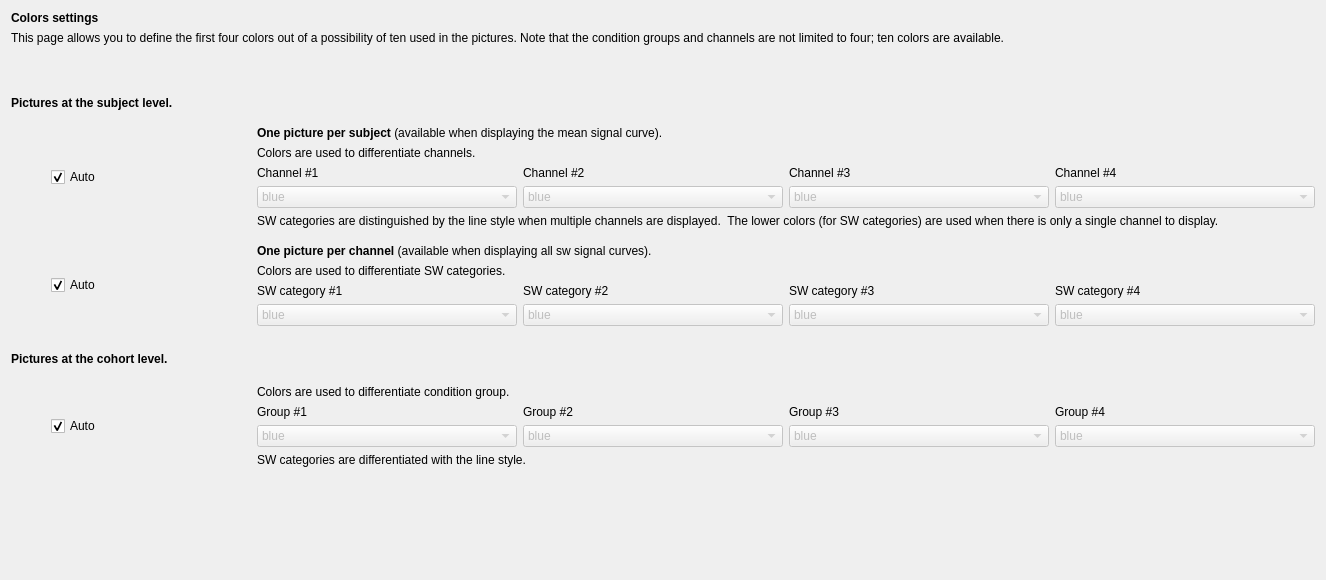
<?xml version="1.0" encoding="UTF-8"?>
<ui version="4.0">
 <class>DisplaySettings</class>
 <widget class="QWidget" name="DisplaySettings">
  <property name="geometry">
   <rect>
    <x>0</x>
    <y>0</y>
    <width>1326</width>
    <height>580</height>
   </rect>
  </property>
  <property name="windowTitle">
   <string/>
  </property>
  <property name="styleSheet">
   <string notr="true">font: 12pt &quot;Roboto&quot;;</string>
  </property>
  <layout class="QVBoxLayout" name="verticalLayout_7">
   <item>
    <widget class="QLabel" name="label_16">
     <property name="text">
      <string>&lt;html&gt;&lt;head/&gt;&lt;body&gt;&lt;p&gt;&lt;span style=&quot; font-weight:600;&quot;&gt;Colors settings&lt;/span&gt;&lt;/p&gt;&lt;/body&gt;&lt;/html&gt;</string>
     </property>
    </widget>
   </item>
   <item>
    <widget class="QLabel" name="label_23">
     <property name="text">
      <string>This page allows you to define the first four colors out of a possibility of ten used in the pictures. Note that the condition groups and channels are not limited to four; ten colors are available.</string>
     </property>
    </widget>
   </item>
   <item>
    <spacer name="verticalSpacer_6">
     <property name="orientation">
      <enum>Qt::Vertical</enum>
     </property>
     <property name="sizeHint" stdset="0">
      <size>
       <width>20</width>
       <height>40</height>
      </size>
     </property>
    </spacer>
   </item>
   <item>
    <spacer name="verticalSpacer_7">
     <property name="orientation">
      <enum>Qt::Vertical</enum>
     </property>
     <property name="sizeType">
      <enum>QSizePolicy::Fixed</enum>
     </property>
     <property name="sizeHint" stdset="0">
      <size>
       <width>20</width>
       <height>20</height>
      </size>
     </property>
    </spacer>
   </item>
   <item>
    <widget class="QLabel" name="label">
     <property name="text">
      <string>&lt;html&gt;&lt;head/&gt;&lt;body&gt;&lt;p&gt;&lt;span style=&quot; font-weight:600;&quot;&gt;Pictures at the subject level.&lt;/span&gt;&lt;/p&gt;&lt;/body&gt;&lt;/html&gt;</string>
     </property>
    </widget>
   </item>
   <item>
    <spacer name="verticalSpacer_2">
     <property name="orientation">
      <enum>Qt::Vertical</enum>
     </property>
     <property name="sizeType">
      <enum>QSizePolicy::Fixed</enum>
     </property>
     <property name="sizeHint" stdset="0">
      <size>
       <width>20</width>
       <height>10</height>
      </size>
     </property>
    </spacer>
   </item>
   <item>
    <layout class="QHBoxLayout" name="horizontalLayout_2">
     <item>
      <spacer name="horizontalSpacer_2">
       <property name="orientation">
        <enum>Qt::Horizontal</enum>
       </property>
       <property name="sizeType">
        <enum>QSizePolicy::Fixed</enum>
       </property>
       <property name="sizeHint" stdset="0">
        <size>
         <width>40</width>
         <height>20</height>
        </size>
       </property>
      </spacer>
     </item>
     <item>
      <widget class="QCheckBox" name="checkBox_subject_avg_auto">
       <property name="maximumSize">
        <size>
         <width>200</width>
         <height>16777215</height>
        </size>
       </property>
       <property name="text">
        <string>Auto</string>
       </property>
       <property name="checked">
        <bool>true</bool>
       </property>
      </widget>
     </item>
     <item>
      <layout class="QVBoxLayout" name="verticalLayout_3">
       <item>
        <layout class="QVBoxLayout" name="verticalLayout_4">
         <item>
          <widget class="QLabel" name="label_8">
           <property name="text">
            <string>&lt;html&gt;&lt;head/&gt;&lt;body&gt;&lt;p&gt;&lt;span style=&quot; font-weight:600;&quot;&gt;One picture per subject&lt;/span&gt; (available when displaying the mean signal curve).&lt;/p&gt;&lt;/body&gt;&lt;/html&gt;</string>
           </property>
          </widget>
         </item>
         <item>
          <widget class="QLabel" name="label_9">
           <property name="text">
            <string>Colors are used to differentiate channels.</string>
           </property>
          </widget>
         </item>
        </layout>
       </item>
       <item>
        <layout class="QGridLayout" name="gridLayout_2">
         <item row="0" column="0">
          <widget class="QLabel" name="label_10">
           <property name="text">
            <string>Channel #1</string>
           </property>
          </widget>
         </item>
         <item row="1" column="0">
          <widget class="QComboBox" name="comboBox_subject_avg_chan1">
           <property name="enabled">
            <bool>false</bool>
           </property>
           <item>
            <property name="text">
             <string>blue</string>
            </property>
           </item>
           <item>
            <property name="text">
             <string>red</string>
            </property>
           </item>
           <item>
            <property name="text">
             <string>green</string>
            </property>
           </item>
           <item>
            <property name="text">
             <string>orange</string>
            </property>
           </item>
           <item>
            <property name="text">
             <string>purple</string>
            </property>
           </item>
           <item>
            <property name="text">
             <string>brown</string>
            </property>
           </item>
           <item>
            <property name="text">
             <string>pink</string>
            </property>
           </item>
           <item>
            <property name="text">
             <string>gray</string>
            </property>
           </item>
           <item>
            <property name="text">
             <string>olive</string>
            </property>
           </item>
           <item>
            <property name="text">
             <string>cyan</string>
            </property>
           </item>
          </widget>
         </item>
         <item row="1" column="3">
          <widget class="QComboBox" name="comboBox_subject_avg_chan4">
           <property name="enabled">
            <bool>false</bool>
           </property>
           <property name="currentText">
            <string>orange</string>
           </property>
           <item>
            <property name="text">
             <string>blue</string>
            </property>
           </item>
           <item>
            <property name="text">
             <string>red</string>
            </property>
           </item>
           <item>
            <property name="text">
             <string>green</string>
            </property>
           </item>
           <item>
            <property name="text">
             <string>orange</string>
            </property>
           </item>
           <item>
            <property name="text">
             <string>purple</string>
            </property>
           </item>
           <item>
            <property name="text">
             <string>brown</string>
            </property>
           </item>
           <item>
            <property name="text">
             <string>pink</string>
            </property>
           </item>
           <item>
            <property name="text">
             <string>gray</string>
            </property>
           </item>
           <item>
            <property name="text">
             <string>olive</string>
            </property>
           </item>
           <item>
            <property name="text">
             <string>cyan</string>
            </property>
           </item>
          </widget>
         </item>
         <item row="0" column="2">
          <widget class="QLabel" name="label_12">
           <property name="text">
            <string>Channel #3</string>
           </property>
          </widget>
         </item>
         <item row="0" column="3">
          <widget class="QLabel" name="label_13">
           <property name="text">
            <string>Channel #4</string>
           </property>
          </widget>
         </item>
         <item row="0" column="1">
          <widget class="QLabel" name="label_11">
           <property name="text">
            <string>Channel #2</string>
           </property>
          </widget>
         </item>
         <item row="1" column="1">
          <widget class="QComboBox" name="comboBox_subject_avg_chan2">
           <property name="enabled">
            <bool>false</bool>
           </property>
           <property name="currentText">
            <string>red</string>
           </property>
           <item>
            <property name="text">
             <string>blue</string>
            </property>
           </item>
           <item>
            <property name="text">
             <string>red</string>
            </property>
           </item>
           <item>
            <property name="text">
             <string>green</string>
            </property>
           </item>
           <item>
            <property name="text">
             <string>orange</string>
            </property>
           </item>
           <item>
            <property name="text">
             <string>purple</string>
            </property>
           </item>
           <item>
            <property name="text">
             <string>brown</string>
            </property>
           </item>
           <item>
            <property name="text">
             <string>pink</string>
            </property>
           </item>
           <item>
            <property name="text">
             <string>gray</string>
            </property>
           </item>
           <item>
            <property name="text">
             <string>olive</string>
            </property>
           </item>
           <item>
            <property name="text">
             <string>cyan</string>
            </property>
           </item>
          </widget>
         </item>
         <item row="1" column="2">
          <widget class="QComboBox" name="comboBox_subject_avg_chan3">
           <property name="enabled">
            <bool>false</bool>
           </property>
           <property name="currentText">
            <string>green</string>
           </property>
           <item>
            <property name="text">
             <string>blue</string>
            </property>
           </item>
           <item>
            <property name="text">
             <string>red</string>
            </property>
           </item>
           <item>
            <property name="text">
             <string>green</string>
            </property>
           </item>
           <item>
            <property name="text">
             <string>orange</string>
            </property>
           </item>
           <item>
            <property name="text">
             <string>purple</string>
            </property>
           </item>
           <item>
            <property name="text">
             <string>brown</string>
            </property>
           </item>
           <item>
            <property name="text">
             <string>pink</string>
            </property>
           </item>
           <item>
            <property name="text">
             <string>gray</string>
            </property>
           </item>
           <item>
            <property name="text">
             <string>olive</string>
            </property>
           </item>
           <item>
            <property name="text">
             <string>cyan</string>
            </property>
           </item>
          </widget>
         </item>
        </layout>
       </item>
       <item>
        <widget class="QLabel" name="label_15">
         <property name="text">
          <string>SW categories are distinguished by the line style when multiple channels are displayed.  The lower colors (for SW categories) are used when there is only a single channel to display.</string>
         </property>
        </widget>
       </item>
      </layout>
     </item>
    </layout>
   </item>
   <item>
    <spacer name="verticalSpacer">
     <property name="orientation">
      <enum>Qt::Vertical</enum>
     </property>
     <property name="sizeType">
      <enum>QSizePolicy::Fixed</enum>
     </property>
     <property name="sizeHint" stdset="0">
      <size>
       <width>20</width>
       <height>10</height>
      </size>
     </property>
    </spacer>
   </item>
   <item>
    <layout class="QHBoxLayout" name="horizontalLayout">
     <item>
      <spacer name="horizontalSpacer">
       <property name="orientation">
        <enum>Qt::Horizontal</enum>
       </property>
       <property name="sizeType">
        <enum>QSizePolicy::Fixed</enum>
       </property>
       <property name="sizeHint" stdset="0">
        <size>
         <width>40</width>
         <height>20</height>
        </size>
       </property>
      </spacer>
     </item>
     <item>
      <widget class="QCheckBox" name="checkBox_subject_sel_auto">
       <property name="maximumSize">
        <size>
         <width>200</width>
         <height>16777215</height>
        </size>
       </property>
       <property name="text">
        <string>Auto</string>
       </property>
       <property name="checked">
        <bool>true</bool>
       </property>
      </widget>
     </item>
     <item>
      <layout class="QVBoxLayout" name="verticalLayout_2">
       <item>
        <layout class="QVBoxLayout" name="verticalLayout">
         <item>
          <widget class="QLabel" name="label_2">
           <property name="text">
            <string>&lt;html&gt;&lt;head/&gt;&lt;body&gt;&lt;p&gt;&lt;span style=&quot; font-weight:600;&quot;&gt;One picture per channel&lt;/span&gt; (available when displaying all sw signal curves).&lt;/p&gt;&lt;/body&gt;&lt;/html&gt;</string>
           </property>
          </widget>
         </item>
         <item>
          <widget class="QLabel" name="label_3">
           <property name="text">
            <string>Colors are used to differentiate SW categories.</string>
           </property>
          </widget>
         </item>
        </layout>
       </item>
       <item>
        <layout class="QGridLayout" name="gridLayout">
         <item row="0" column="0">
          <widget class="QLabel" name="label_4">
           <property name="text">
            <string>SW category #1</string>
           </property>
          </widget>
         </item>
         <item row="0" column="1">
          <widget class="QLabel" name="label_5">
           <property name="text">
            <string>SW category #2</string>
           </property>
          </widget>
         </item>
         <item row="0" column="2">
          <widget class="QLabel" name="label_6">
           <property name="text">
            <string>SW category #3</string>
           </property>
          </widget>
         </item>
         <item row="0" column="3">
          <widget class="QLabel" name="label_7">
           <property name="text">
            <string>SW category #4</string>
           </property>
          </widget>
         </item>
         <item row="1" column="0">
          <widget class="QComboBox" name="comboBox_subject_sel_cat1">
           <property name="enabled">
            <bool>false</bool>
           </property>
           <item>
            <property name="text">
             <string>blue</string>
            </property>
           </item>
           <item>
            <property name="text">
             <string>red</string>
            </property>
           </item>
           <item>
            <property name="text">
             <string>green</string>
            </property>
           </item>
           <item>
            <property name="text">
             <string>orange</string>
            </property>
           </item>
           <item>
            <property name="text">
             <string>purple</string>
            </property>
           </item>
           <item>
            <property name="text">
             <string>brown</string>
            </property>
           </item>
           <item>
            <property name="text">
             <string>pink</string>
            </property>
           </item>
           <item>
            <property name="text">
             <string>gray</string>
            </property>
           </item>
           <item>
            <property name="text">
             <string>olive</string>
            </property>
           </item>
           <item>
            <property name="text">
             <string>cyan</string>
            </property>
           </item>
          </widget>
         </item>
         <item row="1" column="1">
          <widget class="QComboBox" name="comboBox_subject_sel_cat2">
           <property name="enabled">
            <bool>false</bool>
           </property>
           <property name="currentText">
            <string>red</string>
           </property>
           <item>
            <property name="text">
             <string>blue</string>
            </property>
           </item>
           <item>
            <property name="text">
             <string>red</string>
            </property>
           </item>
           <item>
            <property name="text">
             <string>green</string>
            </property>
           </item>
           <item>
            <property name="text">
             <string>orange</string>
            </property>
           </item>
           <item>
            <property name="text">
             <string>purple</string>
            </property>
           </item>
           <item>
            <property name="text">
             <string>brown</string>
            </property>
           </item>
           <item>
            <property name="text">
             <string>pink</string>
            </property>
           </item>
           <item>
            <property name="text">
             <string>gray</string>
            </property>
           </item>
           <item>
            <property name="text">
             <string>olive</string>
            </property>
           </item>
           <item>
            <property name="text">
             <string>cyan</string>
            </property>
           </item>
          </widget>
         </item>
         <item row="1" column="2">
          <widget class="QComboBox" name="comboBox_subject_sel_cat3">
           <property name="enabled">
            <bool>false</bool>
           </property>
           <property name="currentText">
            <string>green</string>
           </property>
           <item>
            <property name="text">
             <string>blue</string>
            </property>
           </item>
           <item>
            <property name="text">
             <string>red</string>
            </property>
           </item>
           <item>
            <property name="text">
             <string>green</string>
            </property>
           </item>
           <item>
            <property name="text">
             <string>orange</string>
            </property>
           </item>
           <item>
            <property name="text">
             <string>purple</string>
            </property>
           </item>
           <item>
            <property name="text">
             <string>brown</string>
            </property>
           </item>
           <item>
            <property name="text">
             <string>pink</string>
            </property>
           </item>
           <item>
            <property name="text">
             <string>gray</string>
            </property>
           </item>
           <item>
            <property name="text">
             <string>olive</string>
            </property>
           </item>
           <item>
            <property name="text">
             <string>cyan</string>
            </property>
           </item>
          </widget>
         </item>
         <item row="1" column="3">
          <widget class="QComboBox" name="comboBox_subject_sel_cat4">
           <property name="enabled">
            <bool>false</bool>
           </property>
           <property name="currentText">
            <string>orange</string>
           </property>
           <item>
            <property name="text">
             <string>blue</string>
            </property>
           </item>
           <item>
            <property name="text">
             <string>red</string>
            </property>
           </item>
           <item>
            <property name="text">
             <string>green</string>
            </property>
           </item>
           <item>
            <property name="text">
             <string>orange</string>
            </property>
           </item>
           <item>
            <property name="text">
             <string>purple</string>
            </property>
           </item>
           <item>
            <property name="text">
             <string>brown</string>
            </property>
           </item>
           <item>
            <property name="text">
             <string>pink</string>
            </property>
           </item>
           <item>
            <property name="text">
             <string>gray</string>
            </property>
           </item>
           <item>
            <property name="text">
             <string>olive</string>
            </property>
           </item>
           <item>
            <property name="text">
             <string>cyan</string>
            </property>
           </item>
          </widget>
         </item>
        </layout>
       </item>
      </layout>
     </item>
    </layout>
   </item>
   <item>
    <spacer name="verticalSpacer_3">
     <property name="orientation">
      <enum>Qt::Vertical</enum>
     </property>
     <property name="sizeType">
      <enum>QSizePolicy::Fixed</enum>
     </property>
     <property name="sizeHint" stdset="0">
      <size>
       <width>20</width>
       <height>20</height>
      </size>
     </property>
    </spacer>
   </item>
   <item>
    <widget class="QLabel" name="label_14">
     <property name="text">
      <string>&lt;html&gt;&lt;head/&gt;&lt;body&gt;&lt;p&gt;&lt;span style=&quot; font-weight:600;&quot;&gt;Pictures at the cohort level.&lt;/span&gt;&lt;/p&gt;&lt;/body&gt;&lt;/html&gt;</string>
     </property>
    </widget>
   </item>
   <item>
    <spacer name="verticalSpacer_4">
     <property name="orientation">
      <enum>Qt::Vertical</enum>
     </property>
     <property name="sizeType">
      <enum>QSizePolicy::Fixed</enum>
     </property>
     <property name="sizeHint" stdset="0">
      <size>
       <width>20</width>
       <height>13</height>
      </size>
     </property>
    </spacer>
   </item>
   <item>
    <layout class="QHBoxLayout" name="horizontalLayout_3">
     <item>
      <spacer name="horizontalSpacer_3">
       <property name="orientation">
        <enum>Qt::Horizontal</enum>
       </property>
       <property name="sizeType">
        <enum>QSizePolicy::Fixed</enum>
       </property>
       <property name="sizeHint" stdset="0">
        <size>
         <width>40</width>
         <height>20</height>
        </size>
       </property>
      </spacer>
     </item>
     <item>
      <widget class="QCheckBox" name="checkBox_cohort_auto">
       <property name="maximumSize">
        <size>
         <width>200</width>
         <height>16777215</height>
        </size>
       </property>
       <property name="text">
        <string>Auto</string>
       </property>
       <property name="checked">
        <bool>true</bool>
       </property>
      </widget>
     </item>
     <item>
      <layout class="QVBoxLayout" name="verticalLayout_5">
       <item>
        <layout class="QVBoxLayout" name="verticalLayout_6">
         <item>
          <widget class="QLabel" name="label_17">
           <property name="text">
            <string>Colors are used to differentiate condition group.</string>
           </property>
          </widget>
         </item>
        </layout>
       </item>
       <item>
        <layout class="QGridLayout" name="gridLayout_3">
         <item row="0" column="0">
          <widget class="QLabel" name="label_18">
           <property name="text">
            <string>Group #1</string>
           </property>
          </widget>
         </item>
         <item row="1" column="0">
          <widget class="QComboBox" name="comboBox_cohort_group1">
           <property name="enabled">
            <bool>false</bool>
           </property>
           <item>
            <property name="text">
             <string>blue</string>
            </property>
           </item>
           <item>
            <property name="text">
             <string>red</string>
            </property>
           </item>
           <item>
            <property name="text">
             <string>green</string>
            </property>
           </item>
           <item>
            <property name="text">
             <string>orange</string>
            </property>
           </item>
           <item>
            <property name="text">
             <string>purple</string>
            </property>
           </item>
           <item>
            <property name="text">
             <string>brown</string>
            </property>
           </item>
           <item>
            <property name="text">
             <string>pink</string>
            </property>
           </item>
           <item>
            <property name="text">
             <string>gray</string>
            </property>
           </item>
           <item>
            <property name="text">
             <string>olive</string>
            </property>
           </item>
           <item>
            <property name="text">
             <string>cyan</string>
            </property>
           </item>
          </widget>
         </item>
         <item row="1" column="3">
          <widget class="QComboBox" name="comboBox_cohort_group4">
           <property name="enabled">
            <bool>false</bool>
           </property>
           <property name="currentText">
            <string>orange</string>
           </property>
           <item>
            <property name="text">
             <string>blue</string>
            </property>
           </item>
           <item>
            <property name="text">
             <string>red</string>
            </property>
           </item>
           <item>
            <property name="text">
             <string>green</string>
            </property>
           </item>
           <item>
            <property name="text">
             <string>orange</string>
            </property>
           </item>
           <item>
            <property name="text">
             <string>purple</string>
            </property>
           </item>
           <item>
            <property name="text">
             <string>brown</string>
            </property>
           </item>
           <item>
            <property name="text">
             <string>pink</string>
            </property>
           </item>
           <item>
            <property name="text">
             <string>gray</string>
            </property>
           </item>
           <item>
            <property name="text">
             <string>olive</string>
            </property>
           </item>
           <item>
            <property name="text">
             <string>cyan</string>
            </property>
           </item>
          </widget>
         </item>
         <item row="0" column="2">
          <widget class="QLabel" name="label_19">
           <property name="text">
            <string>Group #3</string>
           </property>
          </widget>
         </item>
         <item row="0" column="3">
          <widget class="QLabel" name="label_20">
           <property name="text">
            <string>Group #4</string>
           </property>
          </widget>
         </item>
         <item row="0" column="1">
          <widget class="QLabel" name="label_21">
           <property name="text">
            <string>Group #2</string>
           </property>
          </widget>
         </item>
         <item row="1" column="1">
          <widget class="QComboBox" name="comboBox_cohort_group2">
           <property name="enabled">
            <bool>false</bool>
           </property>
           <property name="currentText">
            <string>red</string>
           </property>
           <item>
            <property name="text">
             <string>blue</string>
            </property>
           </item>
           <item>
            <property name="text">
             <string>red</string>
            </property>
           </item>
           <item>
            <property name="text">
             <string>green</string>
            </property>
           </item>
           <item>
            <property name="text">
             <string>orange</string>
            </property>
           </item>
           <item>
            <property name="text">
             <string>purple</string>
            </property>
           </item>
           <item>
            <property name="text">
             <string>brown</string>
            </property>
           </item>
           <item>
            <property name="text">
             <string>pink</string>
            </property>
           </item>
           <item>
            <property name="text">
             <string>gray</string>
            </property>
           </item>
           <item>
            <property name="text">
             <string>olive</string>
            </property>
           </item>
           <item>
            <property name="text">
             <string>cyan</string>
            </property>
           </item>
          </widget>
         </item>
         <item row="1" column="2">
          <widget class="QComboBox" name="comboBox_cohort_group3">
           <property name="enabled">
            <bool>false</bool>
           </property>
           <property name="currentText">
            <string>green</string>
           </property>
           <item>
            <property name="text">
             <string>blue</string>
            </property>
           </item>
           <item>
            <property name="text">
             <string>red</string>
            </property>
           </item>
           <item>
            <property name="text">
             <string>green</string>
            </property>
           </item>
           <item>
            <property name="text">
             <string>orange</string>
            </property>
           </item>
           <item>
            <property name="text">
             <string>purple</string>
            </property>
           </item>
           <item>
            <property name="text">
             <string>brown</string>
            </property>
           </item>
           <item>
            <property name="text">
             <string>pink</string>
            </property>
           </item>
           <item>
            <property name="text">
             <string>gray</string>
            </property>
           </item>
           <item>
            <property name="text">
             <string>olive</string>
            </property>
           </item>
           <item>
            <property name="text">
             <string>cyan</string>
            </property>
           </item>
          </widget>
         </item>
        </layout>
       </item>
       <item>
        <widget class="QLabel" name="label_22">
         <property name="text">
          <string>SW categories are differentiated with the line style.</string>
         </property>
        </widget>
       </item>
      </layout>
     </item>
    </layout>
   </item>
   <item>
    <spacer name="verticalSpacer_5">
     <property name="orientation">
      <enum>Qt::Vertical</enum>
     </property>
     <property name="sizeHint" stdset="0">
      <size>
       <width>20</width>
       <height>116</height>
      </size>
     </property>
    </spacer>
   </item>
  </layout>
 </widget>
 <resources>
  <include location="../../../../../scinodes_poc/src/main/python/ui/themes/themes.qrc"/>
 </resources>
 <connections>
  <connection>
   <sender>checkBox_cohort_auto</sender>
   <signal>clicked()</signal>
   <receiver>DisplaySettings</receiver>
   <slot>update_colors_slot()</slot>
   <hints>
    <hint type="sourcelabel">
     <x>155</x>
     <y>415</y>
    </hint>
    <hint type="destinationlabel">
     <x>425</x>
     <y>298</y>
    </hint>
   </hints>
  </connection>
  <connection>
   <sender>checkBox_subject_avg_auto</sender>
   <signal>clicked()</signal>
   <receiver>DisplaySettings</receiver>
   <slot>update_colors_slot()</slot>
   <hints>
    <hint type="sourcelabel">
     <x>155</x>
     <y>108</y>
    </hint>
    <hint type="destinationlabel">
     <x>425</x>
     <y>298</y>
    </hint>
   </hints>
  </connection>
  <connection>
   <sender>checkBox_subject_sel_auto</sender>
   <signal>clicked()</signal>
   <receiver>DisplaySettings</receiver>
   <slot>update_colors_slot()</slot>
   <hints>
    <hint type="sourcelabel">
     <x>155</x>
     <y>240</y>
    </hint>
    <hint type="destinationlabel">
     <x>425</x>
     <y>298</y>
    </hint>
   </hints>
  </connection>
  <connection>
   <sender>comboBox_cohort_group1</sender>
   <signal>currentIndexChanged(int)</signal>
   <receiver>DisplaySettings</receiver>
   <slot>update_colors_slot()</slot>
   <hints>
    <hint type="sourcelabel">
     <x>333</x>
     <y>427</y>
    </hint>
    <hint type="destinationlabel">
     <x>425</x>
     <y>298</y>
    </hint>
   </hints>
  </connection>
  <connection>
   <sender>comboBox_cohort_group2</sender>
   <signal>currentIndexChanged(int)</signal>
   <receiver>DisplaySettings</receiver>
   <slot>update_colors_slot()</slot>
   <hints>
    <hint type="sourcelabel">
     <x>479</x>
     <y>427</y>
    </hint>
    <hint type="destinationlabel">
     <x>425</x>
     <y>298</y>
    </hint>
   </hints>
  </connection>
  <connection>
   <sender>comboBox_cohort_group3</sender>
   <signal>currentIndexChanged(int)</signal>
   <receiver>DisplaySettings</receiver>
   <slot>update_colors_slot()</slot>
   <hints>
    <hint type="sourcelabel">
     <x>624</x>
     <y>427</y>
    </hint>
    <hint type="destinationlabel">
     <x>425</x>
     <y>298</y>
    </hint>
   </hints>
  </connection>
  <connection>
   <sender>comboBox_cohort_group4</sender>
   <signal>currentIndexChanged(int)</signal>
   <receiver>DisplaySettings</receiver>
   <slot>update_colors_slot()</slot>
   <hints>
    <hint type="sourcelabel">
     <x>770</x>
     <y>427</y>
    </hint>
    <hint type="destinationlabel">
     <x>425</x>
     <y>298</y>
    </hint>
   </hints>
  </connection>
  <connection>
   <sender>comboBox_subject_avg_chan1</sender>
   <signal>currentIndexChanged(int)</signal>
   <receiver>DisplaySettings</receiver>
   <slot>update_colors_slot()</slot>
   <hints>
    <hint type="sourcelabel">
     <x>333</x>
     <y>131</y>
    </hint>
    <hint type="destinationlabel">
     <x>425</x>
     <y>298</y>
    </hint>
   </hints>
  </connection>
  <connection>
   <sender>comboBox_subject_avg_chan2</sender>
   <signal>currentIndexChanged(int)</signal>
   <receiver>DisplaySettings</receiver>
   <slot>update_colors_slot()</slot>
   <hints>
    <hint type="sourcelabel">
     <x>479</x>
     <y>131</y>
    </hint>
    <hint type="destinationlabel">
     <x>425</x>
     <y>298</y>
    </hint>
   </hints>
  </connection>
  <connection>
   <sender>comboBox_subject_avg_chan3</sender>
   <signal>currentIndexChanged(int)</signal>
   <receiver>DisplaySettings</receiver>
   <slot>update_colors_slot()</slot>
   <hints>
    <hint type="sourcelabel">
     <x>624</x>
     <y>131</y>
    </hint>
    <hint type="destinationlabel">
     <x>425</x>
     <y>298</y>
    </hint>
   </hints>
  </connection>
  <connection>
   <sender>comboBox_subject_avg_chan4</sender>
   <signal>currentIndexChanged(int)</signal>
   <receiver>DisplaySettings</receiver>
   <slot>update_colors_slot()</slot>
   <hints>
    <hint type="sourcelabel">
     <x>770</x>
     <y>131</y>
    </hint>
    <hint type="destinationlabel">
     <x>425</x>
     <y>298</y>
    </hint>
   </hints>
  </connection>
  <connection>
   <sender>comboBox_subject_sel_cat1</sender>
   <signal>currentIndexChanged(int)</signal>
   <receiver>DisplaySettings</receiver>
   <slot>update_colors_slot()</slot>
   <hints>
    <hint type="sourcelabel">
     <x>333</x>
     <y>274</y>
    </hint>
    <hint type="destinationlabel">
     <x>425</x>
     <y>298</y>
    </hint>
   </hints>
  </connection>
  <connection>
   <sender>comboBox_subject_sel_cat2</sender>
   <signal>currentIndexChanged(int)</signal>
   <receiver>DisplaySettings</receiver>
   <slot>update_colors_slot()</slot>
   <hints>
    <hint type="sourcelabel">
     <x>479</x>
     <y>274</y>
    </hint>
    <hint type="destinationlabel">
     <x>425</x>
     <y>298</y>
    </hint>
   </hints>
  </connection>
  <connection>
   <sender>comboBox_subject_sel_cat3</sender>
   <signal>currentIndexChanged(int)</signal>
   <receiver>DisplaySettings</receiver>
   <slot>update_colors_slot()</slot>
   <hints>
    <hint type="sourcelabel">
     <x>624</x>
     <y>274</y>
    </hint>
    <hint type="destinationlabel">
     <x>425</x>
     <y>298</y>
    </hint>
   </hints>
  </connection>
  <connection>
   <sender>comboBox_subject_sel_cat4</sender>
   <signal>currentIndexChanged(int)</signal>
   <receiver>DisplaySettings</receiver>
   <slot>update_colors_slot()</slot>
   <hints>
    <hint type="sourcelabel">
     <x>770</x>
     <y>274</y>
    </hint>
    <hint type="destinationlabel">
     <x>425</x>
     <y>298</y>
    </hint>
   </hints>
  </connection>
 </connections>
 <slots>
  <slot>update_colors_slot()</slot>
 </slots>
</ui>
